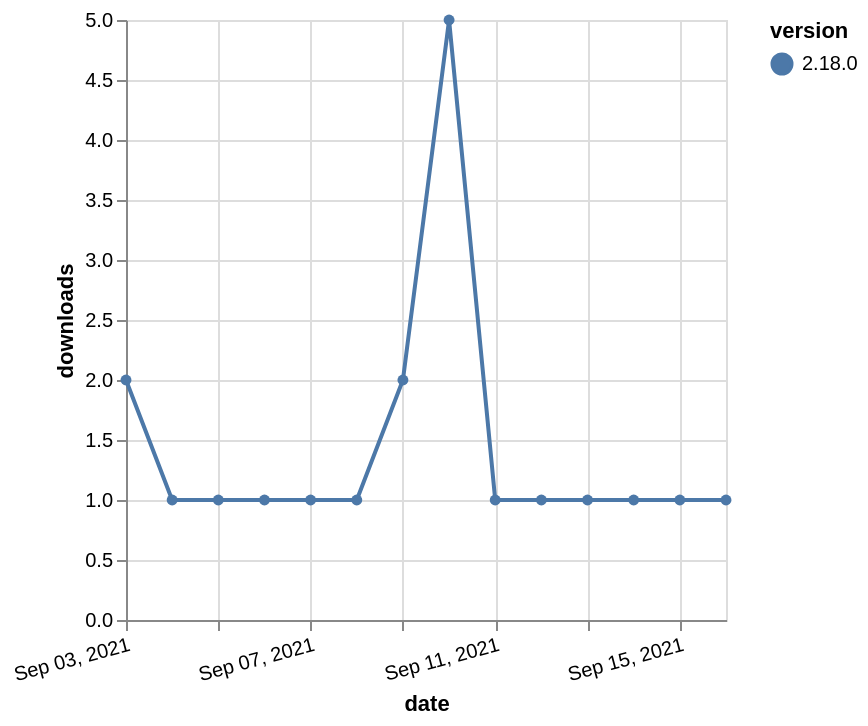

The specification (Vega-Lite) saved for this image:
### Vega-Lite specification from a JSON file in a GitHub repository (floating-point values rounded to 4 significant figures)
{"$schema": "https://vega.github.io/schema/vega-lite/v5.json", "description": "A simple bar chart with embedded data.", "data": {"values": [{"date": "2021-09-03", "total": 504, "delta": 2, "version": "2.18.0"}, {"date": "2021-09-04", "total": 505, "delta": 1, "version": "2.18.0"}, {"date": "2021-09-05", "total": 506, "delta": 1, "version": "2.18.0"}, {"date": "2021-09-06", "total": 507, "delta": 1, "version": "2.18.0"}, {"date": "2021-09-07", "total": 508, "delta": 1, "version": "2.18.0"}, {"date": "2021-09-08", "total": 509, "delta": 1, "version": "2.18.0"}, {"date": "2021-09-09", "total": 511, "delta": 2, "version": "2.18.0"}, {"date": "2021-09-10", "total": 516, "delta": 5, "version": "2.18.0"}, {"date": "2021-09-11", "total": 517, "delta": 1, "version": "2.18.0"}, {"date": "2021-09-12", "total": 518, "delta": 1, "version": "2.18.0"}, {"date": "2021-09-13", "total": 519, "delta": 1, "version": "2.18.0"}, {"date": "2021-09-14", "total": 520, "delta": 1, "version": "2.18.0"}, {"date": "2021-09-15", "total": 521, "delta": 1, "version": "2.18.0"}, {"date": "2021-09-16", "total": 522, "delta": 1, "version": "2.18.0"}]}, "width": "container", "mark": {"type": "line", "point": {"filled": true}}, "encoding": {"x": {"field": "date", "type": "temporal", "timeUnit": "yearmonthdate", "title": "date", "axis": {"labelAngle": -15}}, "y": {"field": "delta", "type": "quantitative", "title": "downloads"}, "color": {"field": "version", "type": "nominal"}, "tooltip": {"field": "delta"}}}
